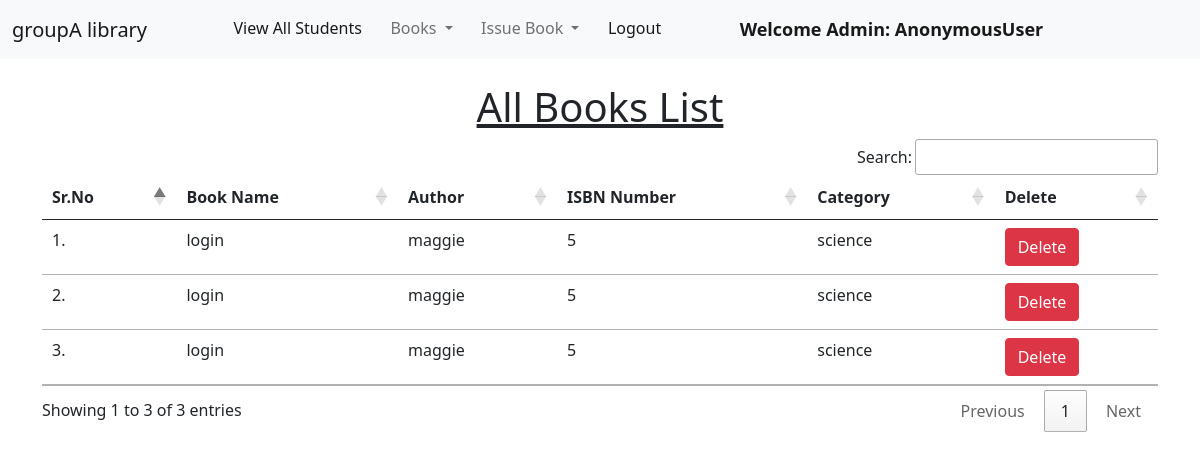
Page /view_books/ on the earlier database version.
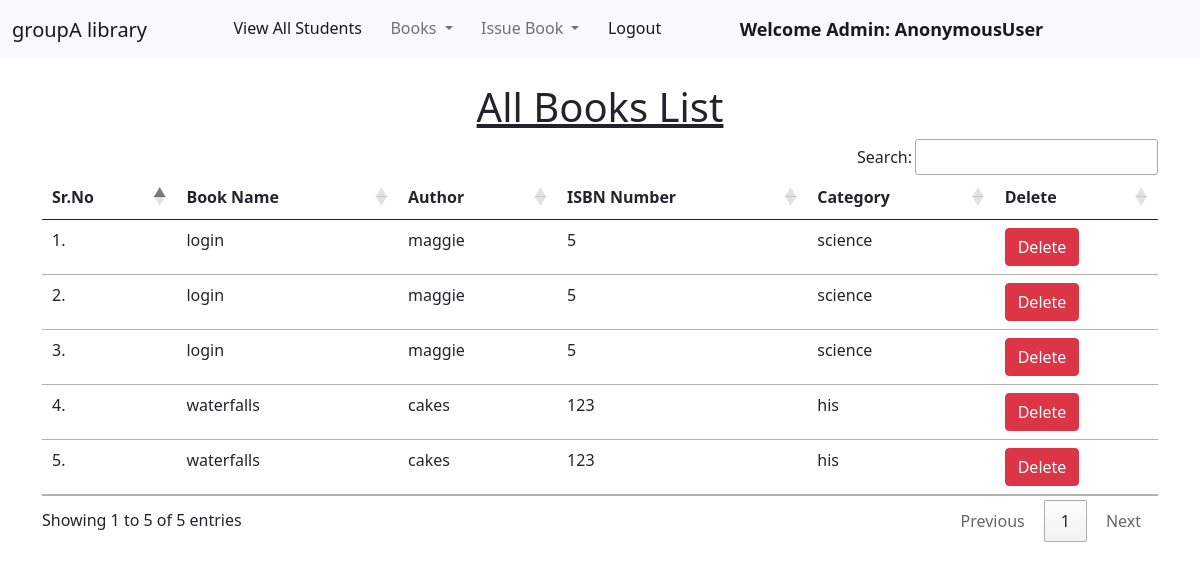
Same page on the later database version.
### library/models.py (models this page shows, shortened)
class Book(models.Model):
    name = models.CharField(max_length=200)
    author = models.CharField(max_length=200)
    isbn = models.PositiveIntegerField()
    category = models.CharField(max_length=50)

### library/views.py (the view)
# urls.py: path("view_books/", views.view_books, name="view_books"),
def view_books(request):
    books = Book.objects.all()
    return render(request, "view_books.html", {'books':books})

### library/templates/view_books.html (shortened to what this page needs)
{% extends 'admin_navbar.html' %}
{% load static %}
{% block body %}
<div class="container mt-4">
    <h1 class="text-center"><u>All Books List</u></h1>
    <table class="table table-hover" id="example">
        <thead>
            <tr>
                <th>Sr.No</th>
                <th>Book Name</th>
                <th>Author</th>
                <th>ISBN Number</th>
                <th>Category</th>
                <th>Delete</th>
            </tr>
        </thead>
        <tbody>
            {% for book in books %}
            <tr>
                <td>{{forloop.counter}}.</td>
                <td>{{book.name}}</td>
                <td>{{book.author}}</td>
                <td>{{book.isbn}}</td>
                <td>{{book.category}}</td>
                <td><a href="/delete_book/{{book.id}}/" class="btn btn-danger" onclick="return confirm('Are you sure you want to delete this book?')">Delete</a></td>
            </tr>
            {% endfor %}
        </tbody>
    </table>
    </div>
{% endblock %}

Differences in the rows shown:
added Book: name "waterfalls", author "cakes", isbn "123", category "his"
added Book: name "waterfalls", author "cakes", isbn "123", category "his"
Other differences:
text written by a page script: "Search: Showing 1 to 3 of 3 entries Previous 1 Next" → "Search: Showing 1 to 5 of 5 entries Previous 1 Next"
